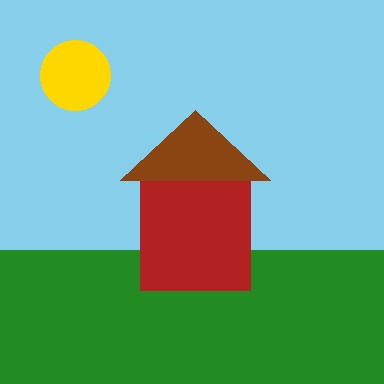
#> input picture Task-3-Image-Captioning/sample_test_image.jpg, 384 x 384 px
$ python -i image_analysis.py   (imports and definitions only)
#> lines starting #> are read from the running program, lines starting #| are printed output that depends on the picture
#> further down, picture is the input picture: PIL image 384x384 RGB; mean R, G, B 109.7, 165.7, 139.7
"""
CodSoft Artificial Intelligence Internship - Task 3: AI Image Captioning
========================================================================
Module: image_analysis.py
Description: Fast, deterministic visual analysis for color palettes,
             background tones, badge geometry, scalloped edges,
             decorative festive accents, and spatial layout composition.
========================================================================
"""

import colorsys
import math
from typing import Dict, List, Optional, Tuple
from PIL import Image

# Enhanced reference color centroids with calibrated perceptual anchors
COLOR_PALETTE_REFERENCE: List[Tuple[str, Tuple[int, int, int]]] = [
    ("light pink", (255, 228, 235)),
    ("soft pink", (255, 182, 193)),
    ("pink", (255, 105, 180)),
    ("deep red", (180, 20, 30)),
    ("crimson", (220, 20, 60)),
    ("turquoise / teal", (64, 224, 208)),
    ("teal", (0, 128, 128)),
    ("cyan / light blue", (135, 206, 235)),
    ("royal blue", (65, 105, 225)),
    ("steel blue", (70, 130, 180)),
    ("dark navy", (20, 30, 70)),
    ("midnight blue", (25, 25, 112)),
    ("vibrant green", (34, 139, 34)),
    ("emerald green", (46, 139, 87)),
    ("lime green", (50, 205, 50)),
    ("olive green", (107, 142, 35)),
    ("warm gold / yellow", (255, 215, 0)),
    ("soft yellow", (255, 245, 160)),
    ("orange", (255, 140, 0)),
    ("purple / violet", (147, 112, 219)),
    ("wooden brown", (139, 90, 43)),
    ("tan / beige", (210, 180, 140)),
    ("pure white", (255, 255, 255)),
    ("neutral gray", (128, 128, 128)),
    ("charcoal / dark gray", (50, 50, 50)),
    ("black", (15, 15, 15)),
]


def rgb_to_color_name(r: int, g: int, b: int) -> str:
    """Find the closest descriptive color name using weighted Euclidean distance in RGB space."""
    best_name = "neutral"
    min_dist = float("inf")

    for name, ref_rgb in COLOR_PALETTE_REFERENCE:
        # Perceptual weighting: red=0.3, green=0.59, blue=0.11
        dr = r - ref_rgb[0]
        dg = g - ref_rgb[1]
        db = b - ref_rgb[2]
        dist = 0.3 * (dr ** 2) + 0.59 * (dg ** 2) + 0.11 * (db ** 2)
        if dist < min_dist:
            min_dist = dist
            best_name = name

    return best_name


def analyze_image_colors(image: Image.Image) -> Dict[str, object]:
    """
    Extract the background color and top dominant colors from a PIL Image.

    Returns:
        Dictionary with:
          - 'background_color': string name of background tone
          - 'background_rgb': (r, g, b) tuple
          - 'dominant_colors': list of top prominent named colors
    """
    rgb_img = image.convert("RGB")
    w, h = rgb_img.size
#> w = 384; h = 384

    # Sample outer perimeter pixels to establish true background tone
    sample_points = (
        [(x, 0) for x in range(0, w, max(1, w // 20))]
        + [(x, h - 1) for x in range(0, w, max(1, w // 20))]
        + [(0, y) for y in range(0, h, max(1, h // 20))]
        + [(w - 1, y) for y in range(0, h, max(1, h // 20))]
    )
    bg_rgbs = [rgb_img.getpixel(pt) for pt in sample_points]
#> bg_rgbs = 84 items, first 6: (135, 206, 234), (135, 206, 234), (135, 206, 234), (135, 206, 234), (135, 206, 234), (135, 206, 234)
    avg_bg_r = sum(c[0] for c in bg_rgbs) // len(bg_rgbs)
#> avg_bg_r = 92
    avg_bg_g = sum(c[1] for c in bg_rgbs) // len(bg_rgbs)
#> avg_bg_g = 178
    avg_bg_b = sum(c[2] for c in bg_rgbs) // len(bg_rgbs)
#> avg_bg_b = 150
    background_name = rgb_to_color_name(avg_bg_r, avg_bg_g, avg_bg_b)
#> the loop in rgb_to_color_name, `for name, ref_rgb in COLOR_PALETTE_REFERENCE:` made 26 passes
#> (dr, dg, db, dist, min_dist) on passes 1, 2, 6, 8, 10: (-163, -50, -85, 10240.5, 10240.5), (-163, -4, -43, 8183.5, 8183.5), (28, -46, -58, 1853.7, 1853.7), (-43, -28, -85, 1812, 1812), (22, 48, -30, 1603.6, 1603.6)
#> (dr, dg, db, dist) on passes 3, 4, 5, 7, 9, 11: (-163, 73, -30, 11213.8), (-88, 158, 120, 18636), (-128, 158, 90, 20535), (92, 50, 22, 4067.4), (27, 73, -75, 3981.6), (72, 148, 80, 15182.6)
#> after the loop in rgb_to_color_name, `for name, ref_rgb in COLOR_PALETTE_REFERENCE:`: best_name = 'steel blue'; min_dist = 1603.6
#> background_name = 'steel blue'

    # Extract dominant palette by resizing and quantizing
    thumb = rgb_img.resize((120, 120), Image.Resampling.BOX)
    quantized = thumb.quantize(colors=8, method=Image.Quantize.MEDIANCUT)
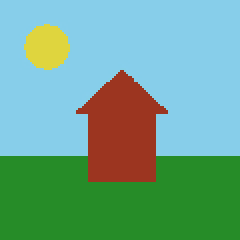
#> quantized: PIL image 120x120 P (shown 2 times larger); mean R, G, B 108.9, 167.1, 143.4
    palette = quantized.getpalette()
#> palette = [223, 213, 62, 135, 207, 235, 135, 206, 235, 135, 206, 234, 135, 207, 230, 134, 206, 234, 38, 140, 40, 156, 53, 32]

    dominant_names: List[str] = []
    seen = {background_name}  # Avoid repeating background as first dominant
#> seen = 1 item

    if palette:
        for i in range(min(7, len(palette) // 3)):
            r, g, b = palette[i * 3], palette[i * 3 + 1], palette[i * 3 + 2]
            c_name = rgb_to_color_name(r, g, b)
            if c_name not in seen:
                seen.add(c_name)
                dominant_names.append(c_name)
#> this loop made 7 passes
#> (r, g, b, c_name) on passes 1 to 7: (223, 213, 62, 'warm gold / yellow'), (135, 207, 235, 'cyan / light blue'), (135, 206, 235, 'cyan / light blue'), (135, 206, 234, 'cyan / light blue'), (135, 207, 230, 'cyan / light blue'), (134, 206, 234, 'cyan / light blue'), (38, 140, 40, 'vibrant green')
#> after the loop, dominant_names = ['warm gold / yellow', 'cyan / light blue', 'vibrant green']; seen = 4 items

    return {
        "background_color": background_name,
        "background_rgb": (avg_bg_r, avg_bg_g, avg_bg_b),
        "dominant_colors": dominant_names[:4],
    }


# [190 lines left out: function analyze_composition, not called in this run]

>>> from PIL import Image
>>> picture = Image.open('sample_test_image.jpg')
>>> result = analyze_image_colors(picture)
#> result = {'background_color': 'steel blue', 'background_rgb': (92, 178, 150), 'dominant_colors': ['warm gold / yellow', 'cyan / light blue', 'vibrant green']}
